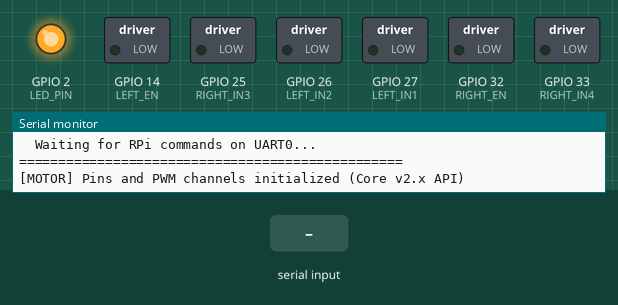
The sketch below on a simulated ESP32. Parts: switched loads named in the sketch (green lamp = pin HIGH), output pins drawn as LEDs (lit = HIGH), the last lines printed to the serial monitor. The test bench sets the inputs (shaded band).

Above: at 0.1 s.
At 1.9 s:
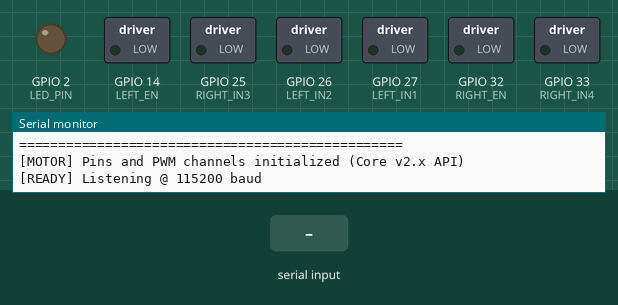
2.0 s: "STP\n" received over Serial
3.5 s: "RST\n" received over Serial
5.5 s: "CMD:\n" received over Serial
Timing chart, 0 to 8.5 s (numbered marks = the images above; inputs shaded):
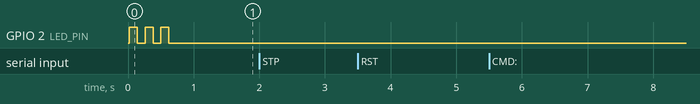

The sketch:

motor_controller.ino
```cpp
/*
 * ESP32 Motor Controller — UART Receiver + L298N Driver (4-Motor)
 * ================================================================
 * Receives motor commands from Raspberry Pi over UART (Serial0 / RX0+TX0)
 * and drives FOUR DC motors through an L298N H-bridge.
 *
 * Motor Layout:
 *   Channel A (ENA / IN1 / IN2) → LEFT  side motors (2 motors in parallel)
 *   Channel B (ENB / IN3 / IN4) → RIGHT side motors (2 motors in parallel)
 *
 * Pin Mapping:
 *   L298N Signal   ESP32 GPIO
 *   ────────────   ──────────
 *   ENA (PWM)      GPIO 14
 *   IN1            GPIO 27
 *   IN2            GPIO 26
 *   IN3            GPIO 25
 *   IN4            GPIO 33
 *   ENB (PWM)      GPIO 32
 *
 * UART Wiring:
 *   RPi GPIO14 (TXD0)  →  ESP32 RX0 (GPIO3)
 *   RPi GPIO15 (RXD0)  ←  ESP32 TX0 (GPIO1)
 *   Common GND
 *
 * Protocol (ASCII, line-terminated):
 *   CMD:<left_pwm>,<right_pwm>,<base_speed>\n   → drive motors
 *   HBT\n                                        → heartbeat keepalive
 *   STP\n                                        → emergency stop
 *   RST\n                                        → reset e-stop latch
 *
 * Compatibility:
 *   ESP32 Arduino Core v2.x  (uses ledcSetup / ledcAttachPin / ledcWrite)
 *   Board: "ESP32 Dev Module" in Arduino IDE
 *   Baud:  115200
 *
 * Authors: Atharv Huilgol, Vibhuti Sahu, Chinmayi Pethkar
 */

// ═══════════════════════════════════════════════════════════════════════════════
// PIN DEFINITIONS
// ═══════════════════════════════════════════════════════════════════════════════
#define LEFT_EN   14   // ENA — PWM speed control, left motors
#define LEFT_IN1  27   // IN1 — left motor direction
#define LEFT_IN2  26   // IN2 — left motor direction
#define RIGHT_IN3 25   // IN3 — right motor direction
#define RIGHT_IN4 33   // IN4 — right motor direction
#define RIGHT_EN  32   // ENB — PWM speed control, right motors

// ═══════════════════════════════════════════════════════════════════════════════
// PWM CONFIGURATION — ESP32 Arduino Core v2.x API
//   ledcSetup(channel, freq, resolution)
//   ledcAttachPin(pin, channel)
//   ledcWrite(channel, duty)
// ═══════════════════════════════════════════════════════════════════════════════
#define PWM_FREQ        1000   // 1 kHz
#define PWM_RESOLUTION     8   // 8-bit → duty range 0–255
#define PWM_CH_LEFT        0   // LEDC channel 0 for left motors
#define PWM_CH_RIGHT       1   // LEDC channel 1 for right motors

// ═══════════════════════════════════════════════════════════════════════════════
// UART & PROTOCOL
// ═══════════════════════════════════════════════════════════════════════════════
#define UART_BAUD        115200
#define MAX_LINE_LEN        64
#define WATCHDOG_TIMEOUT  1500   // ms — stop motors if no message received

// ═══════════════════════════════════════════════════════════════════════════════
// STATUS LED
// ═══════════════════════════════════════════════════════════════════════════════
#define LED_PIN 2   // Onboard LED on most ESP32 dev boards

// ═══════════════════════════════════════════════════════════════════════════════
// GLOBAL STATE
// ═══════════════════════════════════════════════════════════════════════════════
char rxBuffer[MAX_LINE_LEN];
int  rxIndex = 0;

unsigned long lastMessageTime = 0;
bool motorsActive   = false;
bool estopTriggered = false;

// Telemetry counters
unsigned long cmdCount = 0;
unsigned long hbtCount = 0;
unsigned long errCount = 0;


// ═══════════════════════════════════════════════════════════════════════════════
// MOTOR CONTROL
// ═══════════════════════════════════════════════════════════════════════════════

/**
 * Initialise direction pins and LEDC PWM channels.
 * Uses Core v2.x API: ledcSetup() + ledcAttachPin()
 */
void motorSetup() {
    // Direction pins — all LOW initially
    pinMode(LEFT_IN1,  OUTPUT);  digitalWrite(LEFT_IN1,  LOW);
    pinMode(LEFT_IN2,  OUTPUT);  digitalWrite(LEFT_IN2,  LOW);
    pinMode(RIGHT_IN3, OUTPUT);  digitalWrite(RIGHT_IN3, LOW);
    pinMode(RIGHT_IN4, OUTPUT);  digitalWrite(RIGHT_IN4, LOW);

    // Configure LEDC channels (Core v2.x API)
    ledcSetup(PWM_CH_LEFT,  PWM_FREQ, PWM_RESOLUTION);
    ledcSetup(PWM_CH_RIGHT, PWM_FREQ, PWM_RESOLUTION);

    // Attach enable pins to their LEDC channels
    ledcAttachPin(LEFT_EN,  PWM_CH_LEFT);
    ledcAttachPin(RIGHT_EN, PWM_CH_RIGHT);

    // Start with motors off
    ledcWrite(PWM_CH_LEFT,  0);
    ledcWrite(PWM_CH_RIGHT, 0);

    Serial.println("[MOTOR] Pins and PWM channels initialized (Core v2.x API)");
}

/**
 * Drive a single motor channel.
 *
 * @param in1Pin   Direction pin 1
 * @param in2Pin   Direction pin 2
 * @param pwmChan  LEDC channel number
 * @param speed    -100.0 (full reverse) to +100.0 (full forward)
 */
void driveChannel(int in1Pin, int in2Pin, int pwmChan, float speed) {
    // Clamp
    if (speed >  100.0f) speed =  100.0f;
    if (speed < -100.0f) speed = -100.0f;

    // Direction
    if (speed >= 0.0f) {
        digitalWrite(in1Pin, HIGH);
        digitalWrite(in2Pin, LOW);
    } else {
        digitalWrite(in1Pin, LOW);
        digitalWrite(in2Pin, HIGH);
    }

    // PWM duty: percentage → 0-255
    uint8_t duty = (uint8_t)(fabsf(speed) * 255.0f / 100.0f);
    ledcWrite(pwmChan, duty);
}

/**
 * Set both motor channels simultaneously.
 * Channel A drives 2 left-side motors in parallel.
 * Channel B drives 2 right-side motors in parallel.
 *
 * @param leftPWM   Left motor speed  (-100 to +100)
 * @param rightPWM  Right motor speed (-100 to +100)
 */
void setMotorSpeeds(float leftPWM, float rightPWM) {
    driveChannel(LEFT_IN1,  LEFT_IN2,  PWM_CH_LEFT,  leftPWM);
    driveChannel(RIGHT_IN3, RIGHT_IN4, PWM_CH_RIGHT, rightPWM);
    motorsActive = true;
}

/**
 * Emergency stop — immediately cut all motor drive.
 */
void emergencyStop() {
    // Zero PWM first (immediate)
    ledcWrite(PWM_CH_LEFT,  0);
    ledcWrite(PWM_CH_RIGHT, 0);

    // Pull all direction pins LOW (brake mode)
    digitalWrite(LEFT_IN1,  LOW);
    digitalWrite(LEFT_IN2,  LOW);
    digitalWrite(RIGHT_IN3, LOW);
    digitalWrite(RIGHT_IN4, LOW);

    motorsActive = false;
    Serial.println("[MOTOR] EMERGENCY STOP — all channels off");
}


// ═══════════════════════════════════════════════════════════════════════════════
// PROTOCOL PARSER
// ═══════════════════════════════════════════════════════════════════════════════

void processLine(const char* line) {
    lastMessageTime = millis();

    // ── Emergency Stop ──────────────────────────────────────────────────────
    if (strncmp(line, "STP", 3) == 0) {
        emergencyStop();
        estopTriggered = true;
        Serial.println("ACK:ESTOP");
        return;
    }

    // ── Reset E-Stop latch ──────────────────────────────────────────────────
    if (strncmp(line, "RST", 3) == 0) {
        estopTriggered = false;
        Serial.println("ACK:OK_RESET");
        return;
    }

    // ── Heartbeat ───────────────────────────────────────────────────────────
    if (strncmp(line, "HBT", 3) == 0) {
        hbtCount++;
        // Quick LED blink to show connection is alive
        digitalWrite(LED_PIN, HIGH);
        delayMicroseconds(500);
        digitalWrite(LED_PIN, LOW);
        return;
    }

    // ── Motor Command: CMD:<left>,<right>,<base> ────────────────────────────
    if (strncmp(line, "CMD:", 4) == 0) {
        if (estopTriggered) {
            Serial.println("ACK:ERR_ESTOP");
            return;
        }

        const char* payload = line + 4;
        char* endPtr;

        float leftPWM  = strtof(payload,    &endPtr);
        if (*endPtr != ',') { errCount++; Serial.println("ACK:ERR_PARSE"); return; }

        float rightPWM = strtof(endPtr + 1, &endPtr);
        if (*endPtr != ',') { errCount++; Serial.println("ACK:ERR_PARSE"); return; }

        float baseSpeed = strtof(endPtr + 1, &endPtr);
        (void)baseSpeed;  // Informational only

        setMotorSpeeds(leftPWM, rightPWM);
        cmdCount++;
        // Uncomment next line to enable per-command ACK (adds ~1ms latency):
        // Serial.println("ACK:OK");
        return;
    }

    // ── Unknown ─────────────────────────────────────────────────────────────
    errCount++;
    Serial.print("ACK:ERR_UNKNOWN:");
    Serial.println(line);
}


// ═══════════════════════════════════════════════════════════════════════════════
// WATCHDOG — Safety timeout
// ═══════════════════════════════════════════════════════════════════════════════

void checkWatchdog() {
    if (!motorsActive) return;
    if ((millis() - lastMessageTime) > WATCHDOG_TIMEOUT) {
        Serial.println("[WATCHDOG] Timeout — stopping motors");
        emergencyStop();
    }
}


// ═══════════════════════════════════════════════════════════════════════════════
// PERIODIC STATUS
// ═══════════════════════════════════════════════════════════════════════════════

unsigned long lastStatusTime = 0;

void printStatus() {
    if ((millis() - lastStatusTime) < 2000) return;
    lastStatusTime = millis();

    Serial.print("[STATUS] cmds=");  Serial.print(cmdCount);
    Serial.print(" hbt=");           Serial.print(hbtCount);
    Serial.print(" err=");           Serial.print(errCount);
    Serial.print(" motors=");        Serial.print(motorsActive ? "ON" : "OFF");
    Serial.print(" estop=");         Serial.println(estopTriggered ? "YES" : "NO");
}


// ═══════════════════════════════════════════════════════════════════════════════
// SETUP & LOOP
// ═══════════════════════════════════════════════════════════════════════════════

void setup() {
    // UART0 — RPi communication (RX0=GPIO3, TX0=GPIO1)
    Serial.begin(UART_BAUD);
    while (!Serial) { delay(10); }

    Serial.println();
    Serial.println("=================================================");
    Serial.println("  ESP32 Motor Controller (4-Motor / L298N)");
    Serial.println("  Core v2.x | ENA=14 IN1=27 IN2=26");
    Serial.println("            | ENB=32 IN3=25 IN4=33");
    Serial.println("  Waiting for RPi commands on UART0...");
    Serial.println("=================================================");

    pinMode(LED_PIN, OUTPUT);
    digitalWrite(LED_PIN, LOW);

    motorSetup();

    lastMessageTime = millis();

    // Startup blink (3×)
    for (int i = 0; i < 3; i++) {
        digitalWrite(LED_PIN, HIGH); delay(120);
        digitalWrite(LED_PIN, LOW);  delay(120);
    }

    Serial.println("[READY] Listening @ 115200 baud");
}


void loop() {
    // ── Read UART byte-by-byte ──────────────────────────────────────────────
    while (Serial.available()) {
        char c = (char)Serial.read();

        if (c == '\n' || c == '\r') {
            if (rxIndex > 0) {
                rxBuffer[rxIndex] = '\0';
                processLine(rxBuffer);
                rxIndex = 0;
            }
        } else {
            if (rxIndex < MAX_LINE_LEN - 1) {
                rxBuffer[rxIndex++] = c;
            } else {
                // Buffer overflow — discard line
                rxIndex = 0;
                errCount++;
            }
        }
    }

    checkWatchdog();
    printStatus();
    delay(1);
}
```
